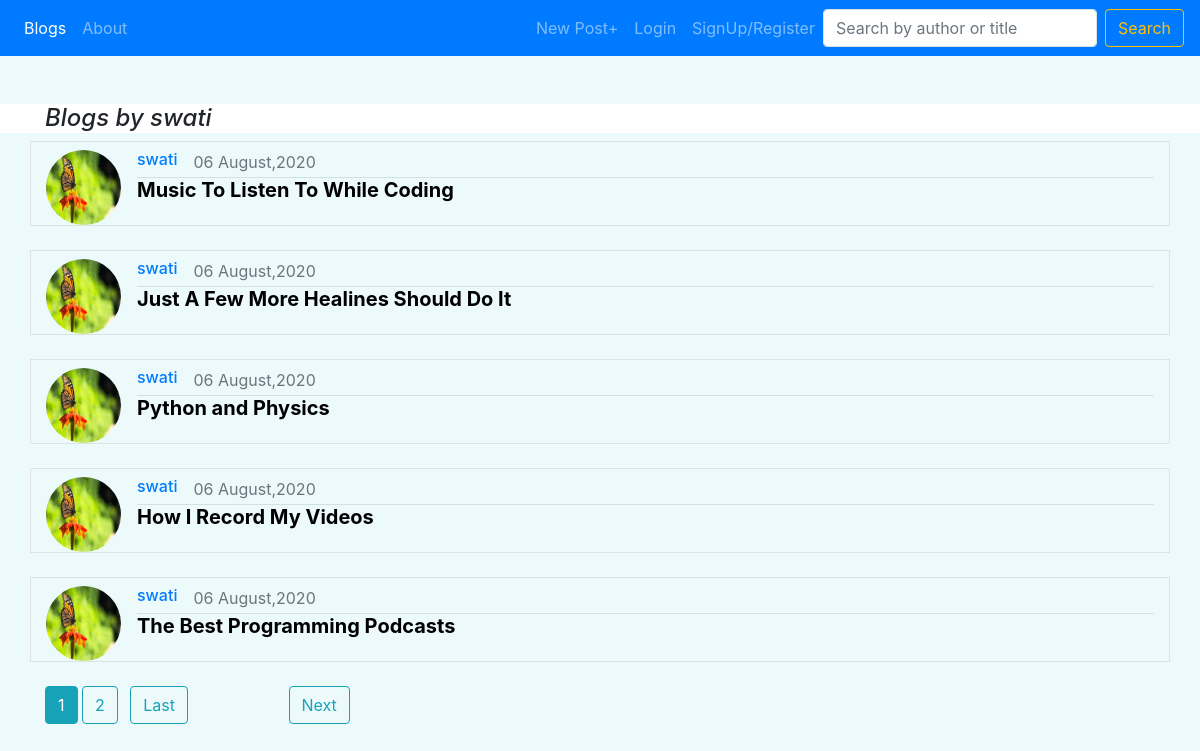
The page /post/user/swati/ on the database its author committed.
### blog/models.py (models this page shows, shortened)
class Post(models.Model):
    title = models.CharField(max_length =100)
    content = models.TextField()
    description = models.CharField(blank=True, null=True ,max_length=300)
    date_posted = models.DateTimeField(default = timezone.now, blank=True)
    author = models.ForeignKey(User ,on_delete=models.CASCADE)

### Users/models.py (models this page shows, shortened)
class Profile(models.Model):
    user = models.OneToOneField(User , on_delete= models.CASCADE)
    image = models.ImageField(default= 'default.jpg' , upload_to= 'profile_media')

### blog/views.py (the view)
# urls.py: path('post/user/<str:username>/',UserPostListView.as_view() ,name ="user-posts"),
class UserPostListView(ListView):
    model = Post
    context_object_name = 'userposts'
    paginate_by = 5
    def get_context_data(self, **kwargs):
        context = super().get_context_data(**kwargs)
        posts_author = self.kwargs.get('username')
        context["posts_author"] = posts_author
        context['page'] = 1
        return context
    query = ''
    def get_queryset(self,*args,**kwargs):
        curUser = get_object_or_404(User , username = self.kwargs.get('username'))
        return Post.objects.filter(author =curUser).filter(Q(title__icontains=self.query) |Q(author__username__icontains=self.query) ).order_by('-date_posted','-pk')
    def get(self, request,username):
        if request.GET.get('query'):
            self.query = request.GET.get('query')
        return super().get(request)

### blog/templates/blog/post_list.html (shortened to what this page needs)
{% extends "blog/base.html" %}
{% block content %}
  <br><br>
  {% if posts %}
        {% for post in posts %}
          <div class="container media border">
            <img src={{post.author.profile.image.url}} class="mr-3 mt-2 rounded-circle equal"  alt="image">
            <div class="media-body">
              <div class = " mt-2" style = "display : flex;">
                <a href = {% url "user-posts" post.author.username %} class = "mr-3"> <h6 >  {{post.author}}    </h6>  </a>
                <span class ='text-muted' > {{post.date_posted|date:"d F,Y"}}  </span>
              </div>
              <hr class="mt-0 mb-0">
              <h3 class = "text-monospace mt-0" >
                <a href={% url "post-detail" post.pk %} class="heading">{{post.title}}</a>
              </h3>
                    {% if post.description != None  %}
                <div class="btn" data-toggle="collapse" data-target= {{ '#'|add:post.unique }} aria-expanded="false" aria-controls={{post.unique}}>
                  Show Description...
                </div>
                <div class="collapse" id = {{post.unique}} >
                  <p> {{post.description}} </p>
                </div>
              {% endif %}
            </div>
          </div>
          <br>
        {% endfor %}
  {% elif userposts %}
    <div class="bg-white">
      <h4 class = "text-monospace font-italic container">Blogs by {{ view.kwargs.username }}</h4>
    </div>
    {% for post in userposts %}
      <div class="container media border">
        <img src={{post.author.profile.image.url}} class="mr-3 mt-2 rounded-circle equal"  alt="image">
        <div class="media-body">
          <div class = " mt-2" style = "display : flex;">
            <a href = {% url "user-posts" view.kwargs.username %} class = "mr-3"> <h6 >  {{post.author}}    </h6>  </a>
            <span class ='text-muted' > {{post.date_posted|date:"d F,Y"}}  </span>
          </div>
          <hr class="mt-0 mb-0">
          <h5 class = "text-monospace font-weight-bold mt-0" >
            <a href={% url "post-detail" post.pk %} class="heading">{{post.title}}</a>
          </h5>
        </div>
      </div>
      <br>
    {% endfor %}
  {% elif user.username == view.kwargs.username %}
    <h2 class="container bg-white font-italic">You have not created any posts yet.</div>
  {% elif page %}
    <h2 class="container bg-white font-italic">{{view.kwargs.username}} has not created any posts yet.</div>
  {% endif %}
  {% if is_paginated %}
  <div class="container">
    {% for num in page_obj.paginator.page_range %}
      {% if page_obj.number == num %}
        <a class="btn btn-info mb-4" href="?page={{ num }}">{{ num }}</a>
      {% elif num > page_obj.number|add:'-2' and num < page_obj.number|add:'2' %}
        <a class="btn btn-outline-info mb-4" href="?page={{ num }}">{{ num }}</a>
      {% endif %}
    {% endfor %}
    {% if page_obj.has_next %}
      <a class="btn btn-outline-info mb-4 ml-2 mr-5" href="?page={{ page_obj.paginator.num_pages }}">Last</a>
      <a class="btn btn-outline-info mb-4 lg ml-5" href="?page={{ page_obj.next_page_number }}">Next</a>
    {% endif %}
  </div>
{% endif %}
{% endblock content %}

### blog/templates/blog/base.html (style rules this page uses)
.heading { color:black; }
.equal { width: 75px; height: 75px; aspect-ratio: 1; }
.bg-white { background: ivory; }
body { background: #ecfafc; }

### rows shown on the page
Post: author.profile.image (picture), author "swati", date_posted "06 August,2020", title "Music To Listen To While Coding"
Post: author.profile.image (picture), author "swati", date_posted "06 August,2020", title "Just A Few More Healines Should Do It"
Post: author.profile.image (picture), author "swati", date_posted "06 August,2020", title "Python and Physics"
Post: author.profile.image (picture), author "swati", date_posted "06 August,2020", title "How I Record My Videos"
Post: author.profile.image (picture), author "swati", date_posted "06 August,2020", title "The Best Programming Podcasts"

### other values the page prints
{{ view.kwargs.username }} "swati"
{{ num }} "1"
{{ num }} "2"
